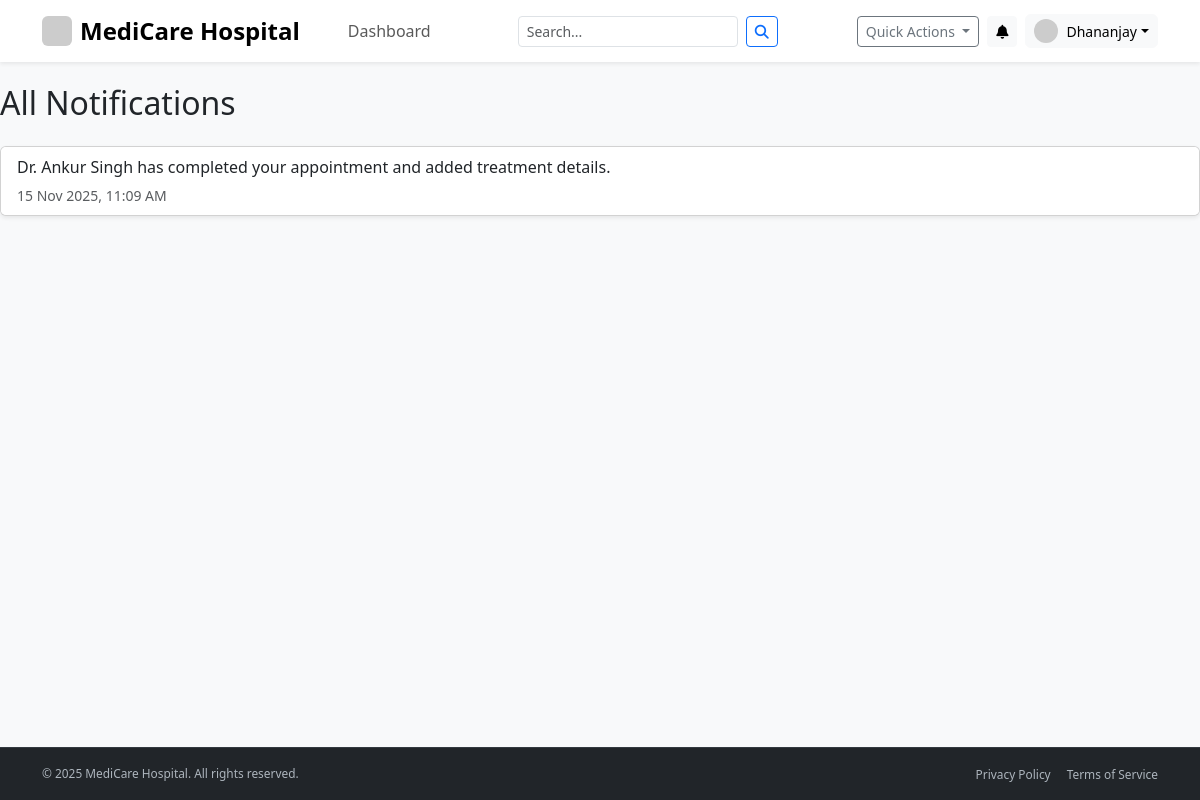
Before: /notifications (signed in) with the older database file.
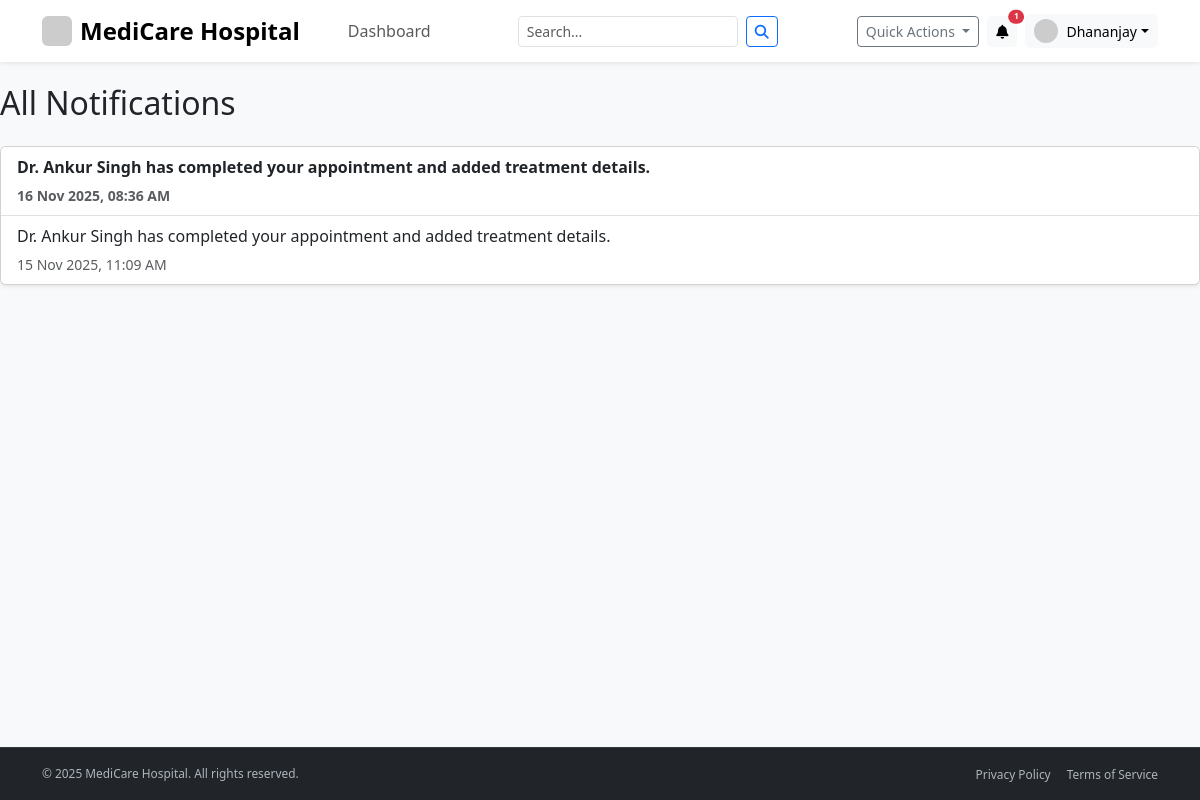
After: the same page with the newer database file.
### app/models.py (models this page shows)
class Notification(db.Model):
    __tablename__ = 'notification'
    id = db.Column(db.Integer, primary_key=True)
    user_id = db.Column(db.Integer, db.ForeignKey('user.id'), nullable=False)
    message = db.Column(db.Text, nullable=False)
    is_read = db.Column(db.Boolean, default=False)
    created_at = db.Column(db.DateTime, default=datetime.utcnow)

### app/routes/main_routes.py (the view)
@main_bp.route('/notifications')
@login_required
def notifications():
    all_notifications = Notification.query.filter_by(user_id=current_user.id).order_by(Notification.created_at.desc()).all()
    for notification in current_user.notifications:
        notification.is_read = True
    db.session.commit()
    return render_template('notifications.html', title='My Notifications', notifications=all_notifications)

### app/__init__.py (called while the page is built)
@app.context_processor
def inject_notifications():
    if current_user.is_authenticated:
        unread_notifications = Notification.query.filter_by(user_id=current_user.id, is_read=False).order_by(Notification.created_at.desc()).limit(5).all()
        notification_count = Notification.query.filter_by(user_id=current_user.id, is_read=False).count()
        return dict(unread_notifications=unread_notifications, notification_count=notification_count)
    return dict(unread_notifications=[], notification_count=0)

@app.context_processor
def inject_notifications():
    if current_user.is_authenticated:
        unread_notifications = Notification.query.filter_by(user_id=current_user.id, is_read=False).order_by(Notification.created_at.desc()).limit(5).all()
        notification_count = Notification.query.filter_by(user_id=current_user.id, is_read=False).count()
        return dict(unread_notifications=unread_notifications, notification_count=notification_count)
    return dict(unread_notifications=[], notification_count=0)

### app/models.py (called while the page is built)
@login_manager.user_loader
def load_user(user_id):
    return User.query.get(int(user_id))

### app/templates/notifications.html
{% extends "layout.html" %}
{% block content %}
    <h2 class="mb-4">All Notifications</h2>
    <div class="card shadow-sm">
        <ul class="list-group list-group-flush">
            {% for notification in notifications %}
            <li class="list-group-item {% if not notification.is_read %}fw-bold{% endif %}">
                <p class="mb-1">{{ notification.message }}</p>
                <small class="text-muted">{{ notification.created_at.strftime('%d %b %Y, %I:%M %p') }}</small>
            </li>
            {% else %}
            <li class="list-group-item text-center text-muted">You have no notifications.</li>
            {% endfor %}
        </ul>
    </div>
{% endblock content %}

### app/templates/layout.html (shortened to what the changed rows need)
<!DOCTYPE html>
<html lang="en">
<head>
    <link href="https://cdn.jsdelivr.net/npm/bootstrap@5.3.3/dist/css/bootstrap.min.css" rel="stylesheet">
    <link rel="stylesheet" href="https://cdnjs.cloudflare.com/ajax/libs/font-awesome/6.5.2/css/all.min.css">
</head>
<body class="bg-light" id="page-top">
    <nav class="navbar navbar-expand-lg navbar-light bg-white shadow-sm fixed-top py-2">
        <div class="container">
            <div class="collapse navbar-collapse" id="navbarNavDropdown">
                <div class="d-flex align-items-center ms-auto">
                    {% if current_user.is_authenticated %}
                    <div class="dropdown me-2">
                        <button class="btn btn-sm btn-light position-relative" type="button" data-bs-toggle="dropdown"
                            aria-expanded="false" aria-label="Notifications">
                            <i class="fas fa-bell"></i>
                            {% if notification_count > 0 %}
                            <span
                                class="position-absolute top-0 start-100 translate-middle badge rounded-pill bg-danger"
                                style="font-size: 0.6em;">
                                {{ notification_count }}
                            </span>
                            {% endif %}
                        </button>
                    </div>
                    {% else %}
                    <a href="{{ url_for('main.login') }}" class="btn btn-outline-primary me-2 fw-semibold">Login</a>
                    <a href="{{ url_for('main.register') }}" class="btn btn-primary fw-semibold">Sign Up</a>
                    {% endif %}
                </div>
            </div>
        </div>
    </nav>
    <main class="flex-shrink-0 py-4">
        {% block content %}{% endblock %}
    </main>
</body>
</html>

Changed rows visible on the page:
added Notification: message "Dr. Ankur Singh has completed your appointment and added treatment details.", created_at "16 Nov 2025, 08:36 AM", is_read False (drawn)
Other visible differences:
{{ notification_count }}: (not shown) → "1"
